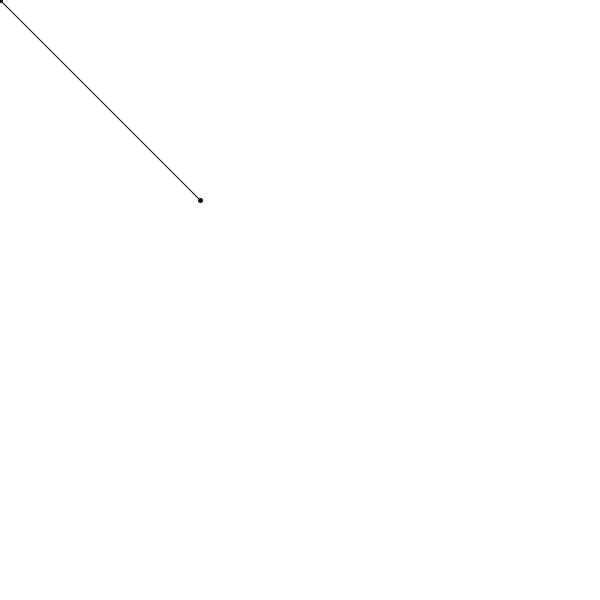
Frame 1 (no input)
Frame 60 (the mouse pressed at the canvas centre just before this capture): identical to frame 1, image omitted
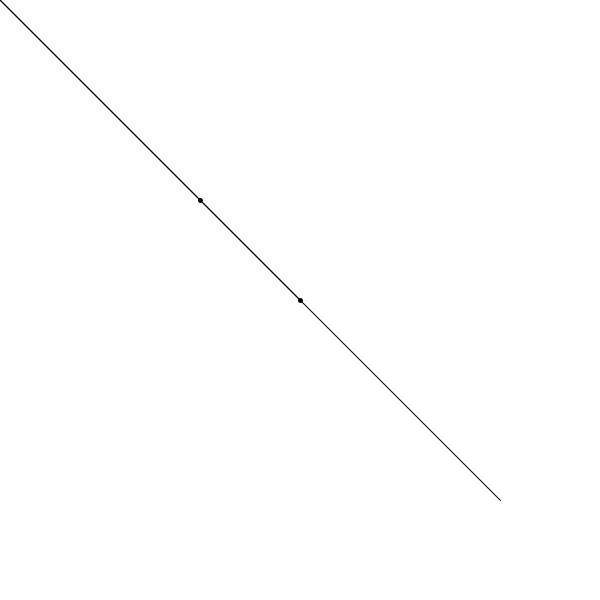
Frame 120 (the mouse held since frame 60 and released just before this capture)

The Processing sketch that drew these frames (run headless with seeded random() and noise(); from frame 60 on, the mouse is pressed at the canvas centre):

// Processing sketch: PVector_Math_base
// ── PVector_Math_base.pde
PVector a,b,c;

void setup(){
  size(600,600);
  smooth();
}

void draw(){
  background(255);
  a=new PVector(mouseX,mouseY);
  b=new PVector(200,200);
  c =PVector.add(a,b); 
  // a.sub(b);
  // a.mult(0.5);
  //translate(width/2,height/2);
  strokeWeight(1);
  line(0,0,a.x,a.y);
  line(0,0,c.x,c.y);
  strokeWeight(5);
  point(a.x, a.y);
  point(b.x, b.y);
}
